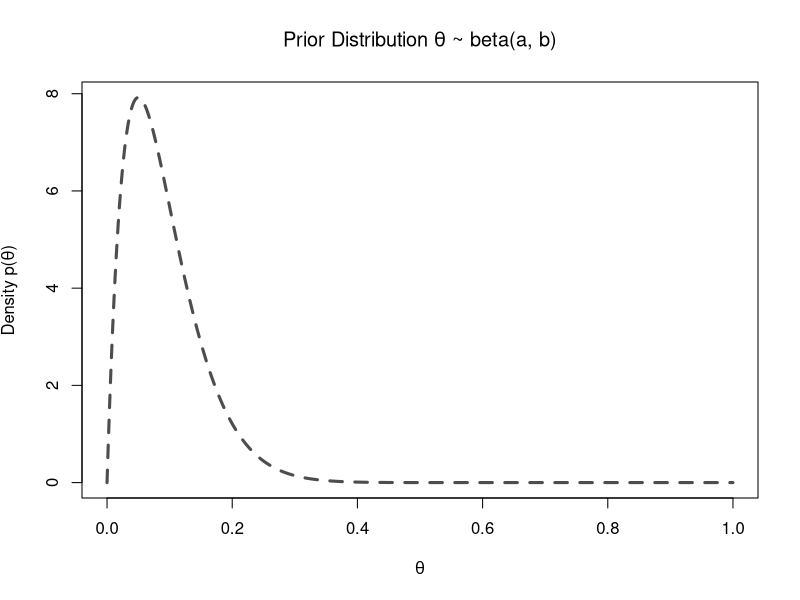

Reproduce this figure in R.
## ---- chunk 1
#| fig-align: center
#| fig-width: 6
#| fig-height: 4
#| fig-pos: ht
#| fig-cap: "The Sampling Distribution."
#| fig-cap-location: bottom
#| label: fig-sampling
#| echo: false
# Define the parameters (assumed)
theta <- seq(0,1,length=500)
a <- 2
b <- 20
n <- 20

# Plot the prior distribution
plot(theta,dbeta(theta,a,b),
     xlab=expression(theta),
     ylab=expression(paste("Density p(", theta, ")")),
     main=expression(paste("Prior Distribution ", theta," ~ beta(a, b)")),
     type="l", lty="dashed", col="gray30", lwd=3)
